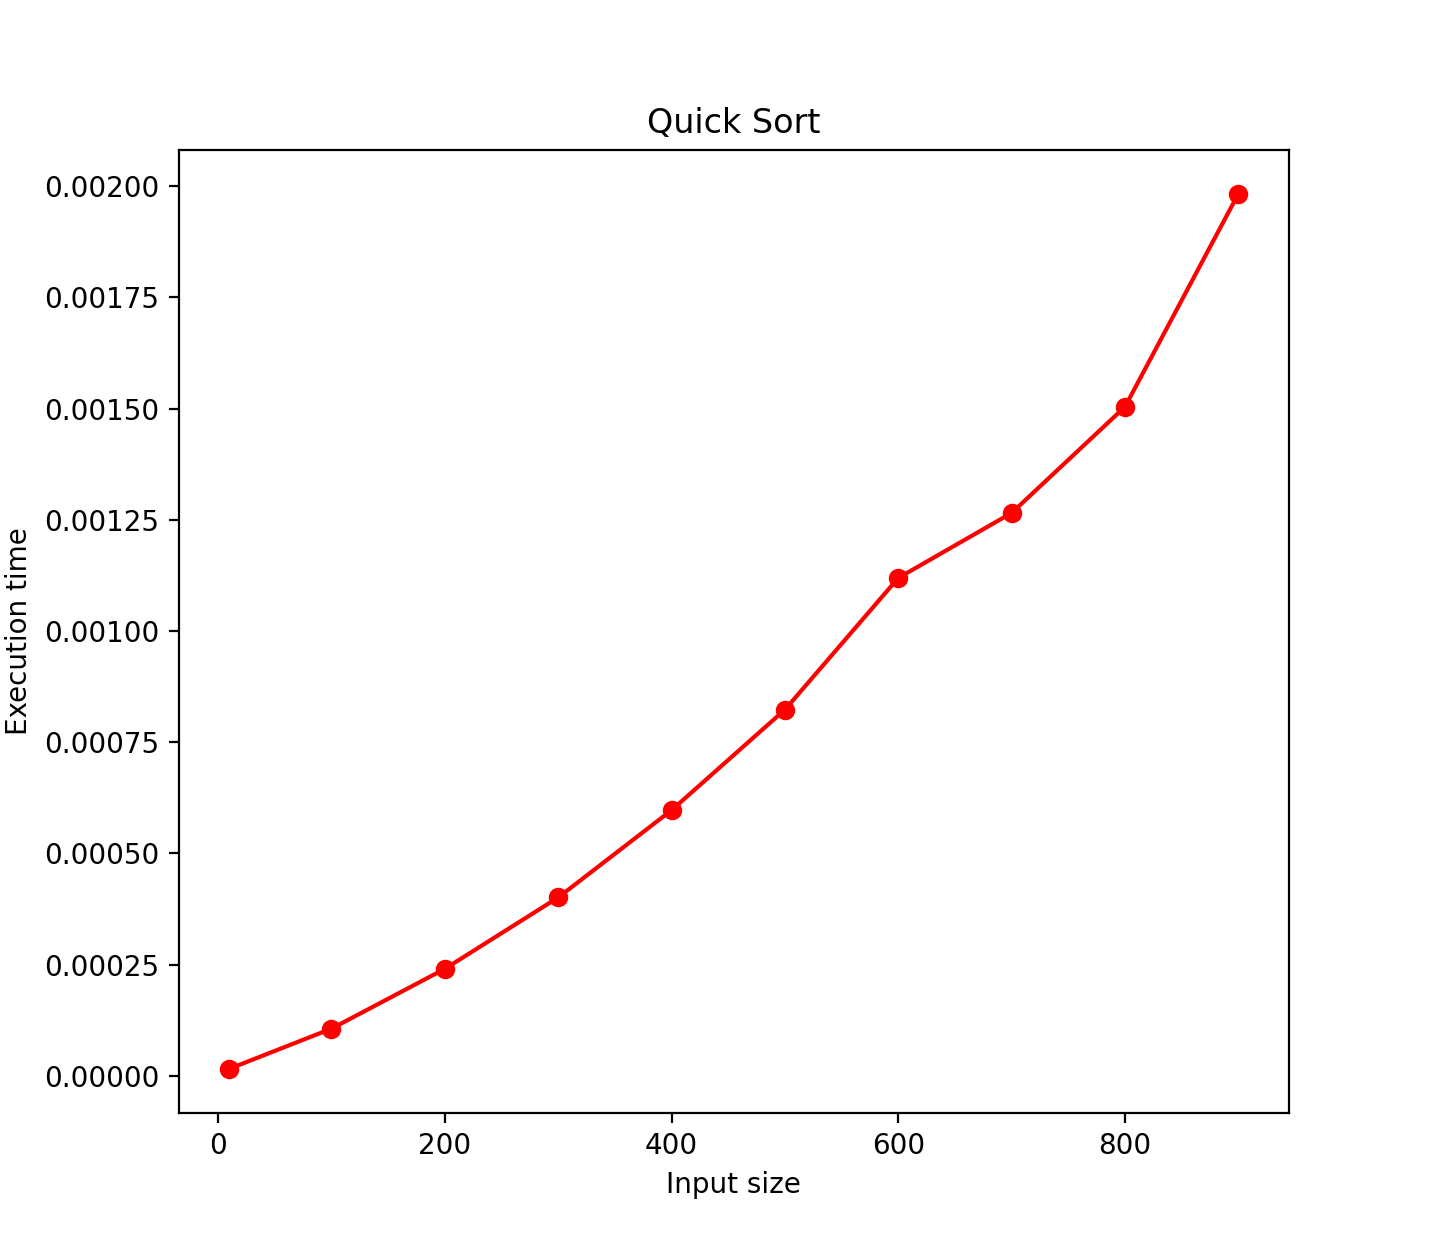

Here is the Python script that generated this plot:
import pylab
import time
import random

# Sorts a subarray by quicksort
# Input: Subarray of array A[0..n − 1], defined by its left and right 
# indices l and r
# Output: Subarray A[l..r] sorted in nondecreasing order

def QuickSort(A,l,r):
    if l < r:
        s = Partition(A,l,r)
        QuickSort(A,l,s-1)
        QuickSort(A,s+1,r)

# Partitions a, using the last element as a pivot
# Input: Subarray of array A[0..n − 1], defined by its left and right
# indices l and r (l < r)
# Output: Partition of A[l..r], with the split position returned as
# this function’s value

def Partition(A,l,r):
    i = (l-1)
    p = A[r]     
    for j in range(l, r):
        if A[j] <= p:
            i = i+1
            A[i], A[j] = A[j], A[i]
 
    A[i+1], A[r] = A[r], A[i+1]
    return (i+1)

def ranGen(n):
    randomlist = []
    for i in range(0,n):
        key = random.randint(1,99)
        randomlist.append(key)
    return randomlist


A0 = ranGen(10)
A1 = ranGen(100)
A2 = ranGen(200)
A3 = ranGen(300)
A4 = ranGen(400)
A5 = ranGen(500)
A6 = ranGen(600)
A7 = ranGen(700)
A8 = ranGen(800)
A9 = ranGen(900)

#0
startA0 = time.time()
QuickSort(A0,0,len(A0)-1)
stopA0 = time.time()
timeA0 = stopA0 - startA0
sizeA0 = len(A0)
#1
startA1 = time.time()
QuickSort(A1,0,len(A1)-1)
stopA1 = time.time()
timeA1 = stopA1 - startA1
sizeA1 = len(A1)
#2
startA2 = time.time()
QuickSort(A2,0,len(A2)-1)
stopA2 = time.time()
timeA2 = stopA2 - startA2
sizeA2 = len(A2)
#3
startA3 = time.time()
QuickSort(A3,0,len(A3)-1)
stopA3 = time.time()
timeA3 = stopA3 - startA3
sizeA3 = len(A3)
#4
startA4 = time.time()
QuickSort(A4,0,len(A4)-1)
stopA4 = time.time()
timeA4 = stopA4 - startA4
sizeA4 = len(A4)
#5
startA5 = time.time()
QuickSort(A5,0,len(A5)-1)
stopA5 = time.time()
timeA5 = stopA5 - startA5
sizeA5 = len(A5)
#6
startA6 = time.time()
QuickSort(A6,0,len(A6)-1)
stopA6 = time.time()
timeA6 = stopA6 - startA6
sizeA6 = len(A6)
#7
startA7 = time.time()
QuickSort(A7,0,len(A7)-1)
stopA7 = time.time()
timeA7 = stopA7 - startA7
sizeA7 = len(A7)
#8
startA8 = time.time()
QuickSort(A8,0,len(A8)-1)
stopA8 = time.time()
timeA8 = stopA8 - startA8
sizeA8 = len(A8)
#9
startA9 = time.time()
QuickSort(A9,0,len(A9)-1)
stopA9 = time.time()
timeA9 = stopA9 - startA9
sizeA9 = len(A9)



pylab.plot([sizeA0,sizeA1,sizeA2,sizeA3,sizeA4,sizeA5,sizeA6,sizeA7,sizeA8,sizeA9],[timeA0,timeA1,timeA2,timeA3,timeA4,timeA5,timeA6,timeA7,timeA8,timeA9],'ro-')
pylab.title('Quick Sort')
pylab.xlabel('Input size')
pylab.ylabel('Execution time')
pylab.show()
